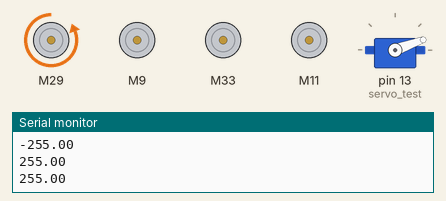
A sketch run on a simulated Arduino Uno, built with avr-gcc and run on an emulated ATmega328P. Shown: 4 × DC motor (green arrow = forward, orange = backward, longer = faster), servo, the last lines printed to the serial monitor. Random numbers use the default seed unless the sketch sets one.

Above: at 6.79 s.
At 7.47 s:
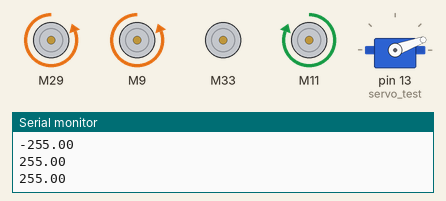
At 8.9 s:
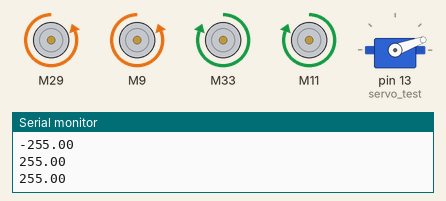
At 10.79 s:
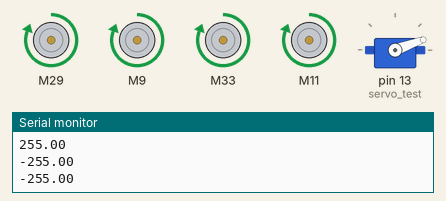
At 12.6 s:
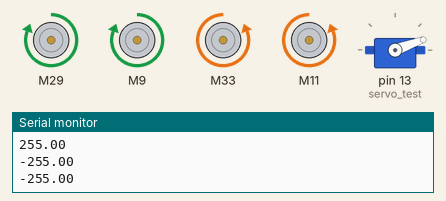
At 14.78 s:
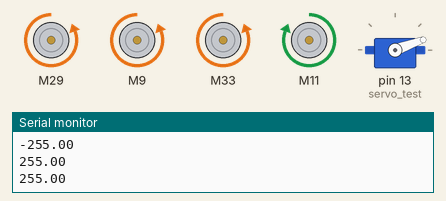
Timing chart, 0 to 16.0 s (numbered marks = the images above):
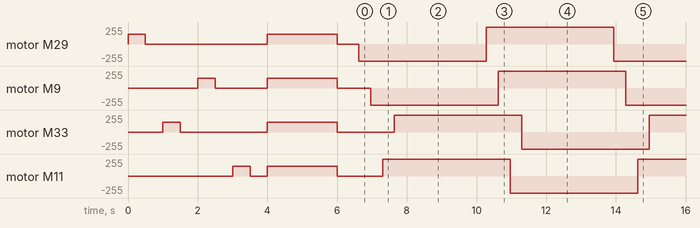

The sketch:

MecanumWheel_VectorDriveV2_Sketch.ino
```cpp
#include <SparkFun_TB6612.h>
#include <Servo.h>

Servo servo_test;

// Pins for all inputs, keep in mind the PWM defines must be on PWM pins
#define AIN1 9
#define AIN2 8

#define BIN1 11
#define BIN2 12

#define AIN3 33
#define AIN4 37

#define BIN3 29
#define BIN4 25

#define PWMAMD1 7
#define PWMBMD1 13

#define PWMAMD2 6
#define PWMBMD2 4

#define STBYMD1 10
#define STBYMD2 5

const int offSetUL = 1;
const int offSetLL = 1;

const int offSetUR = 1;
const int offSetLR = 1;


Motor motorLL = Motor(AIN1, AIN2, PWMAMD1, offSetUL, STBYMD1);

Motor motorLR = Motor(BIN1, BIN2, PWMBMD1, offSetLL, STBYMD1);

Motor motorUR = Motor(AIN3, AIN4, PWMAMD2, offSetUR, STBYMD2);

Motor motorUL = Motor(BIN3, BIN4, PWMBMD2, offSetLR, STBYMD2);

const int StopLength = 500;

const int MotorSpeed = 150;

const int motorRPS = 5;

double ULspeed = 0;

double LLspeed = 0;

double LRspeed = 0;

double URspeed = 0;

void driveSpeeds(double vecAng, double vecMag, double turn);
void driveAll(int driveTime);

int var = 0;
int x = 0;
int y = 0;


void setup() {
  // put your setup code here, to run once:

  Serial.begin(9600);

  Serial.println("Hello World");

  Serial.println("Driving Upper Left");
  motorUL.drive(150);
  delay(500);
  Stop();
  delay(StopLength);

  Serial.println("Driving Upper Right");
  motorUR.drive(150);
  delay(500);
  Stop();
  delay(StopLength);

  Serial.println("Driving Lower Left");
  motorLL.drive(150);
  delay(500);
  Stop();
  delay(StopLength);

  Serial.println("Driving Lower Right");
  motorLR.drive(150);
  delay(500);
  Stop();
  delay(StopLength);

  Serial.println("Testing??: ");
  forward(motorUL,motorUR,150);
  forward(motorLL,motorLR,150);
  delay(2000);
  Stop();
  delay(StopLength);

  servo_test.attach(13);
  servo_test.write(20);

}

void loop() {

  //Read in the desired vector from th radio

  //Parse command

  Serial.println("Generating Vec:");
  Serial.println(var);

  switch(var) {

    case 0:

      x = 10;

      y = 10;

      var = var + 1;

      break;

    case 1:

      x = -10;

      y = 10;

      var = var + 1;

      break;

    case 2:

      x = -10;

      y = -10;

      var = var + 1;

      break;

    case 3:

      x = 10;

      y = -10;

      var = 0;

      break;

    default:

      x = 10;

      y = 10;

      break;

  }

  Serial.print("X Coord: ");
  Serial.println(x);

  Serial.print("Y Coord: ");
  Serial.println(y);

  //Read current Angle of the robot from accelerometer
  Serial.print("Generating Random Robo Angle: ");
  double currAng = random(0,360);

  Serial.println(currAng);

  double vecAng = atan2(y,x);

  double vecMag = sqrt(y*y + x*x); // possible this is just = 255

  Serial.print("Vector Magnitude: ");
  Serial.println(vecMag);

  int driveTime = int(vecMag * motorRPS * 0.0485 * 100);

  Serial.print("Delay Duration: ");
  Serial.println(driveTime);

  //double turn = vecAng - currAng;
  double turn = 0;


  driveSpeeds(vecAng, vecMag, turn);
  driveAll(driveTime);

}

void Stop() {

  brake(motorUL,motorLL);
  brake(motorUR,motorLR);

}

void driveSpeeds(double vecAng, double vecMag, double turn) {

  ULspeed = (-sin(vecAng - 1/4 * PI) * vecMag + turn);

  LLspeed = (-sin(vecAng + 1/4 * PI) * vecMag + turn);

  LRspeed = (sin(vecAng - 1/4 * PI) * vecMag + turn);

  URspeed = (sin(vecAng + 1/4 * PI) * vecMag + turn);

  int a = abs(ULspeed);
  int b = abs(LLspeed);
  int c = abs(LRspeed);
  int d = abs(URspeed);

  int x = max(a,b);
  int y = max(c,d);

  int z = max(x,y);

  ULspeed = int((ULspeed / z) * 255);
  LLspeed = int((LLspeed / z) * 255);
  LRspeed = int((LRspeed / z) * 255);
  URspeed = int((URspeed / z) * 255);

  Serial.print("Motor Speeds: ");
  Serial.println(ULspeed);
  Serial.println(LLspeed);
  Serial.println(LRspeed);
  Serial.println(URspeed);


}

void driveAll(int driveTime) {

  motorUL.drive(ULspeed,driveTime);
  motorLL.drive(LLspeed,driveTime);
  motorLR.drive(LRspeed,driveTime);
  motorUR.drive(URspeed,driveTime);
  delay(driveTime);

}
```

Measured:
- by itself, motor M9: stopped → forward 150/255 at 2.0 s, → stopped 0.50 s later, → forward 150/255 1.5 s later, → stopped 2.0 s later, … (14 changes in this stretch)
- by itself, motor M33: stopped → forward 150/255 at 1.0 s, → stopped 0.50 s later, → forward 150/255 2.5 s later, → stopped 2.0 s later, … (13 changes in this stretch)
